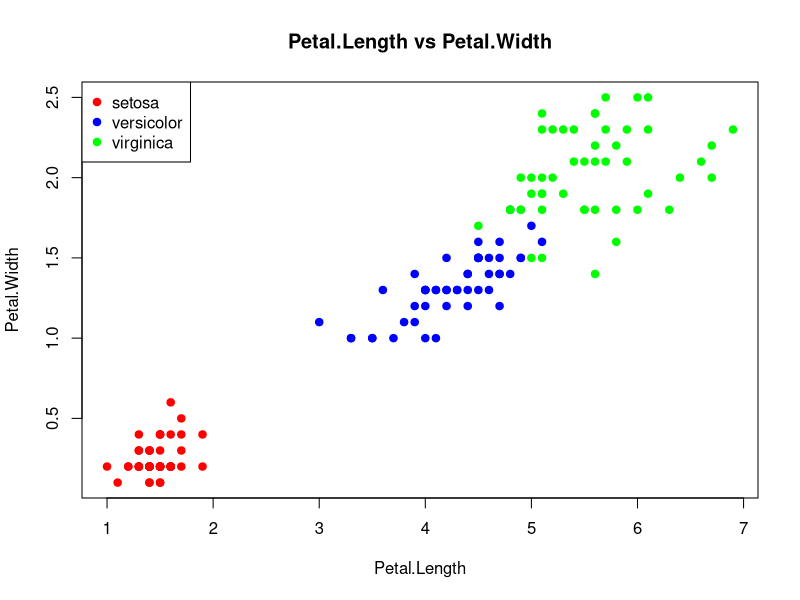
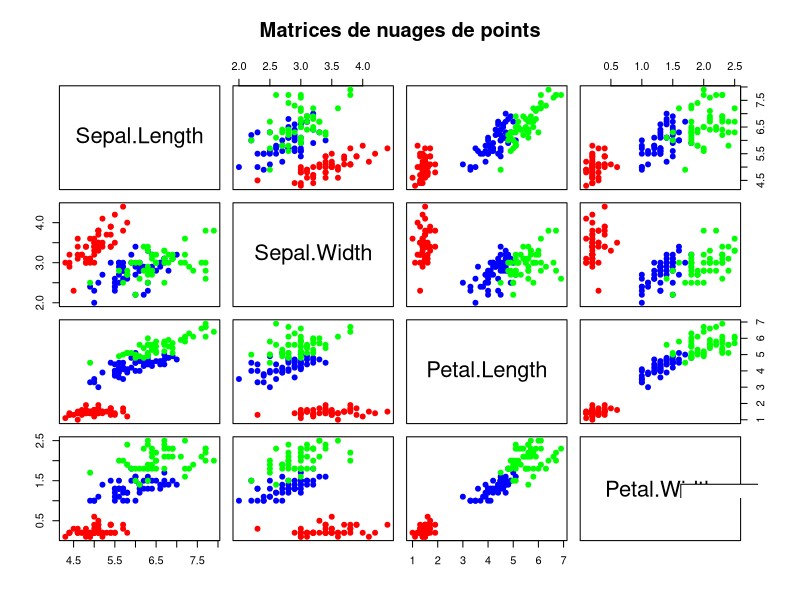
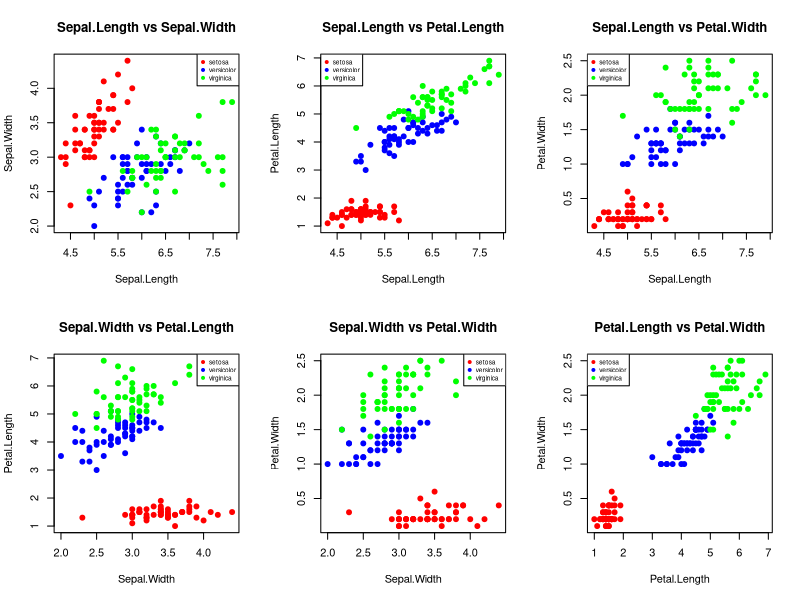

The R script that drew these images, in order:
data(iris)

# 1. Quelle est la nature de iris ? (matrix, vector, data.frame....)
cat("Iris est une matrice ?", is.matrix(iris), "\n")
cat("Iris est un vecteur ?", is.vector(iris), "\n")
cat("Iris est une data frame ?", is.data.frame(iris), "\n")

# 2. Les données. Combien d'individus ? de variables ? Pour chacune des variables donner
# leur nature (quantitative, qualitative, ...).

# Nombre d'individus et de variables
cat("Nombre d'individus:", nrow(iris), "\n")
cat("Nombre de variables:", ncol(iris), "\n\n")

# Nature de chaque variable
cat("Nature de chaque variable:\n")
for (i in 1:ncol(iris)) {
  var_name <- names(iris)[i]
  var_type <- if (is.factor(iris[, i])) {
    "qualitative nominale"
  } else if (is.numeric(iris[, i])) {
    "quantitative continue"
  } else {
    "autre"
  }

  cat("- ", var_name, ": ", var_type, "\n", sep="")
}

# 3. Calculer pour chaque variable lorsque cela a un sens, la moyenne et la variance
# empirique. Même question en divisant la population selon le niveau de la variable
# Species.

# Calculer la moyenne et la variance pour chaque variable numérique
cat("Statistiques pour toutes les données:\n")
for (i in 1:4) {  # Les 4 premières variables sont numériques
  var_name <- names(iris)[i]
  var_mean <- mean(iris[, i])
  var_var <- var(iris[, i])

  cat("- ", var_name, ":\n", sep="")
  cat("  Moyenne: ", round(var_mean, 2), "\n", sep="")
  cat("  Variance: ", round(var_var, 2), "\n", sep="")
}

# Calculer la moyenne et la variance par niveau de Species
cat("\nStatistiques par espèce:\n")
species_levels <- levels(iris$Species)

for (species in species_levels) {
  cat("\nEspèce: ", species, "\n", sep="")

  # Filtrer les données pour l'espèce actuelle
  species_data <- iris[iris$Species == species, ]

  for (i in 1:4) {  # Les 4 premières variables sont numériques
    var_name <- names(iris)[i]
    var_mean <- mean(species_data[, i])
    var_var <- var(species_data[, i])

    cat("- ", var_name, ":\n", sep="")
    cat("  Moyenne: ", round(var_mean, 2), "\n", sep="")
    cat("  Variance: ", round(var_var, 2), "\n", sep="")
  }
}

# 4. On s'intéresse au 4 premières variables. Standardiser les données (retirer la moyenne
# et diviser par l'écart-type).

# Création d'un nouveau dataframe pour les données standardisées
iris_standardized <- iris

# Standardisation des 4 premières variables
for (i in 1:4) {
  var_name <- names(iris)[i]
  iris_standardized[, i] <- scale(iris[, i])
}

# Afficher un résumé des données standardisées
cat("Résumé des données standardisées:\n")
print(summary(iris_standardized[, 1:4]))

# Vérifier que la moyenne est proche de 0 et l'écart-type est proche de 1
cat("\nVérification des moyennes (doivent être proches de 0):\n")
for (i in 1:4) {
  var_name <- names(iris_standardized)[i]
  var_mean <- mean(iris_standardized[, i])
  cat("- ", var_name, ": ", round(var_mean, 4), "\n", sep="")
}

cat("\nVérification des écarts-types (doivent être proches de 1):\n")
for (i in 1:4) {
  var_name <- names(iris_standardized)[i]
  var_sd <- sd(iris_standardized[, i])
  cat("- ", var_name, ": ", round(var_sd, 4), "\n", sep="")
}

# 5. Tracer le graphique variable Petal.Length versus Petal.Width en utilisant des couleurs
# différentes selon le niveau de la variable Species. Essayer tous les "croisements"
# possibles et commentez ces graphiques.

# Définir une palette de couleurs distincte
iris_colors <- c("red", "blue", "green")

# 1. Graphique Petal.Length vs Petal.Width
plot(iris$Petal.Length, iris$Petal.Width,
     main="Petal.Length vs Petal.Width",
     xlab="Petal.Length",
     ylab="Petal.Width",
     pch=19,
     col=iris_colors[as.numeric(iris$Species)])

# Ajouter une légende
legend("topleft",
       legend=levels(iris$Species),
       col=iris_colors,
       pch=19)

# 2. Matrice de nuages de points pour toutes les combinaisons
pairs(iris[, 1:4],
      main="Matrices de nuages de points",
      pch=19,
      col=iris_colors[as.numeric(iris$Species)])

# Ajouter une légende
legend("bottomright",
       legend=levels(iris$Species),
       col=iris_colors,
       pch=19,
       cex=0.8)

# 3. Graphiques individuels pour chaque combinaison
par(mfrow=c(2, 3))

# Toutes les combinaisons de variables
plot(iris$Sepal.Length, iris$Sepal.Width, main="Sepal.Length vs Sepal.Width",
     xlab="Sepal.Length", ylab="Sepal.Width", pch=19,
     col=iris_colors[as.numeric(iris$Species)])
legend("topright", legend=levels(iris$Species), col=iris_colors, pch=19, cex=0.6)

plot(iris$Sepal.Length, iris$Petal.Length, main="Sepal.Length vs Petal.Length",
     xlab="Sepal.Length", ylab="Petal.Length", pch=19,
     col=iris_colors[as.numeric(iris$Species)])
legend("topleft", legend=levels(iris$Species), col=iris_colors, pch=19, cex=0.6)

plot(iris$Sepal.Length, iris$Petal.Width, main="Sepal.Length vs Petal.Width",
     xlab="Sepal.Length", ylab="Petal.Width", pch=19,
     col=iris_colors[as.numeric(iris$Species)])
legend("topleft", legend=levels(iris$Species), col=iris_colors, pch=19, cex=0.6)

plot(iris$Sepal.Width, iris$Petal.Length, main="Sepal.Width vs Petal.Length",
     xlab="Sepal.Width", ylab="Petal.Length", pch=19,
     col=iris_colors[as.numeric(iris$Species)])
legend("topright", legend=levels(iris$Species), col=iris_colors, pch=19, cex=0.6)

plot(iris$Sepal.Width, iris$Petal.Width, main="Sepal.Width vs Petal.Width",
     xlab="Sepal.Width", ylab="Petal.Width", pch=19,
     col=iris_colors[as.numeric(iris$Species)])
legend("topright", legend=levels(iris$Species), col=iris_colors, pch=19, cex=0.6)

plot(iris$Petal.Length, iris$Petal.Width, main="Petal.Length vs Petal.Width",
     xlab="Petal.Length", ylab="Petal.Width", pch=19,
     col=iris_colors[as.numeric(iris$Species)])
legend("topleft", legend=levels(iris$Species), col=iris_colors, pch=19, cex=0.6)

# Réinitialiser la mise en page
par(mfrow=c(1, 1))

# Commentaires sur les graphiques
cat("\nCommentaires sur les graphiques:\n")

cat("\nPetal.Length vs Petal.Width:\n")
cat("- Forte corrélation positive entre ces variables\n")
cat("- Setosa est clairement isolée avec des pétales plus petits\n")
cat("- Bonne séparation entre les trois espèces\n")

cat("\nSepal.Length vs Sepal.Width:\n")
cat("- Corrélation moins évidente\n")
cat("- Setosa a des sépales plus courts mais plus larges\n")
cat("- Chevauchement important entre Versicolor et Virginica\n")

cat("\nSepal.Length vs Petal.Length/Width:\n")
cat("- Bonne séparation des espèces\n")
cat("- Setosa bien isolée\n")
cat("- Corrélation positive au sein de chaque espèce\n")

cat("\nSepal.Width vs Petal.Length/Width:\n")
cat("- Tendance à une corrélation négative\n")
cat("- Setosa a des sépales larges mais des pétales courts\n")

cat("\nConclusion:\n")
cat("- Les variables liées aux pétales sont plus discriminantes\n")
cat("- Setosa est la plus facilement identifiable\n")
cat("- La combinaison Petal.Length/Petal.Width offre la meilleure séparation\n")